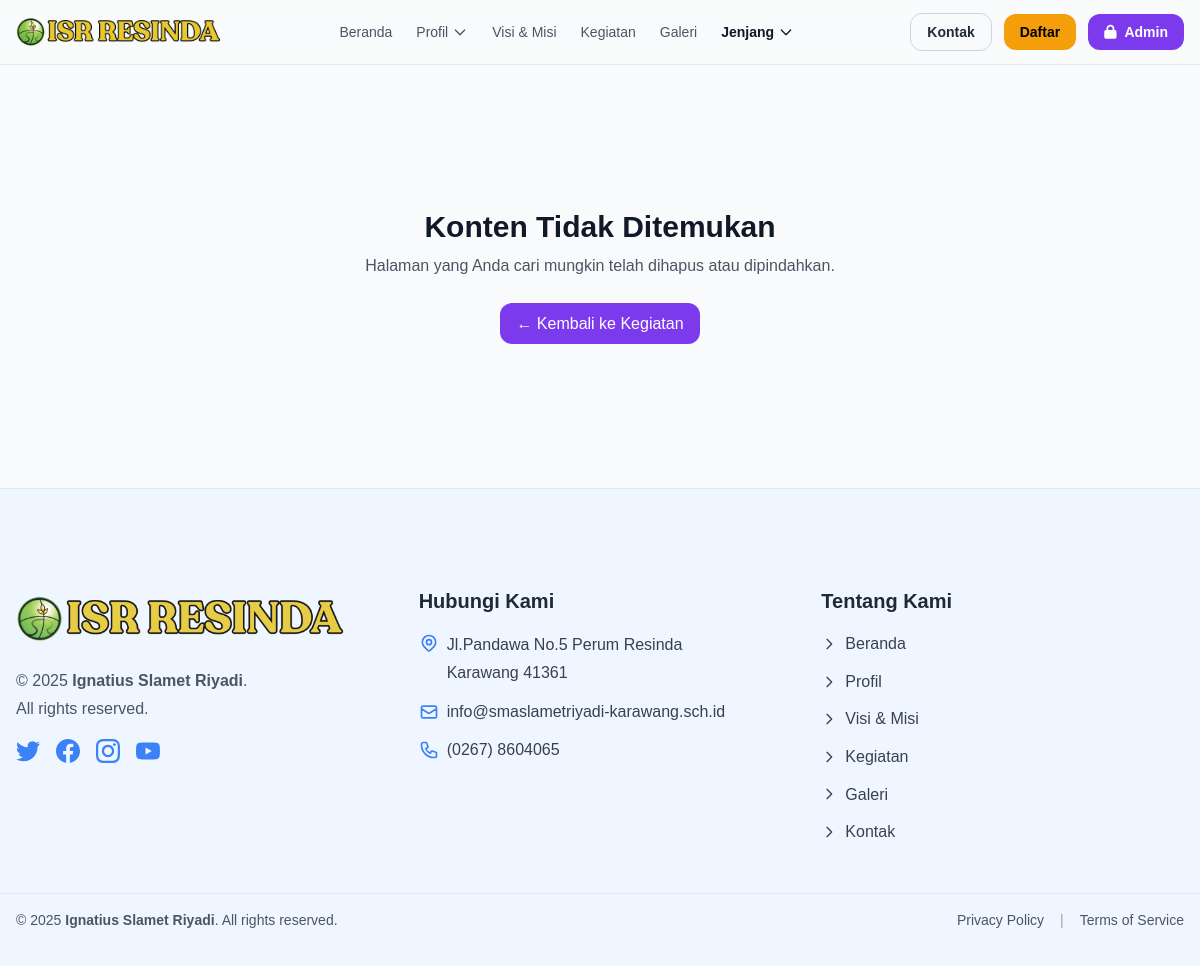
The page /kegiatan-detail.php?slug=post-6923e25f3ba76 on the database as committed earlier.
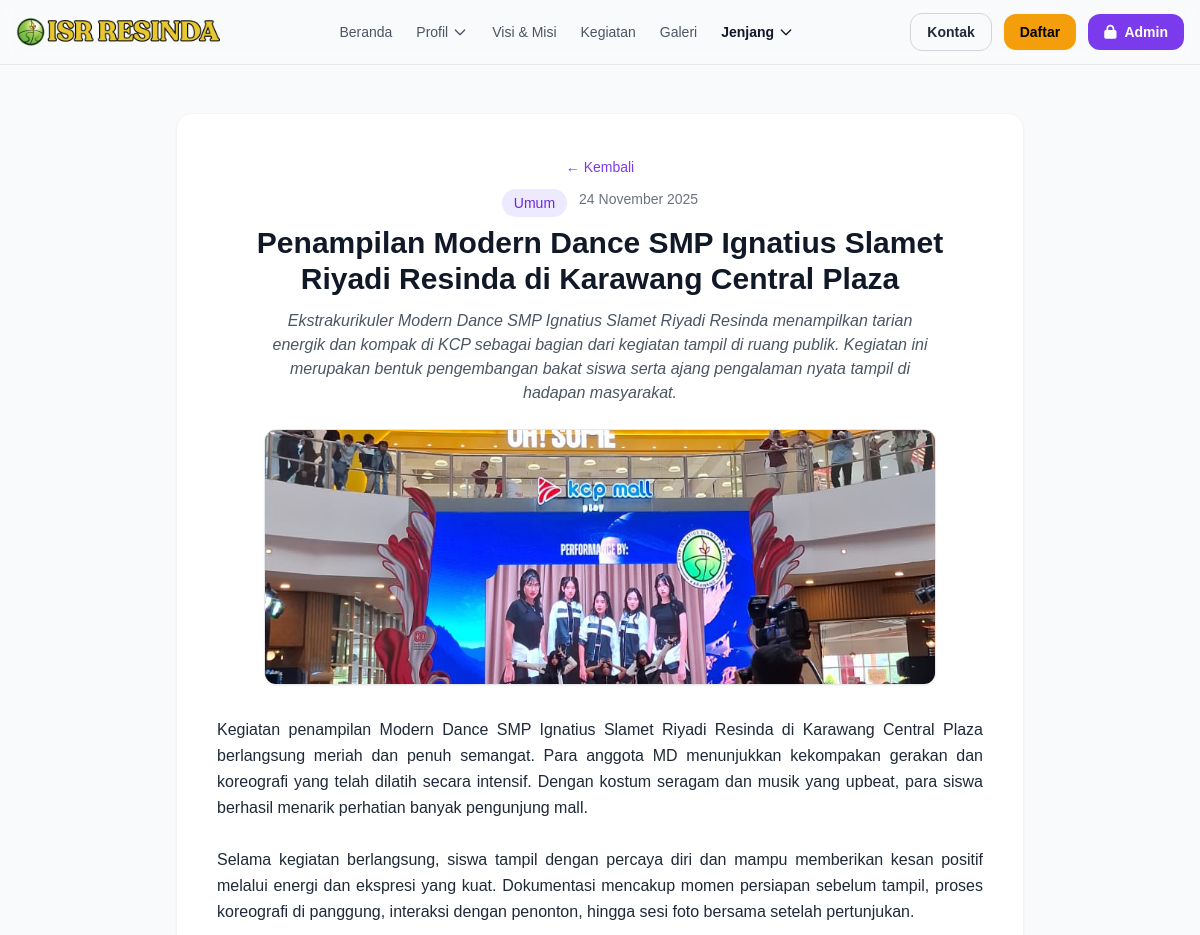
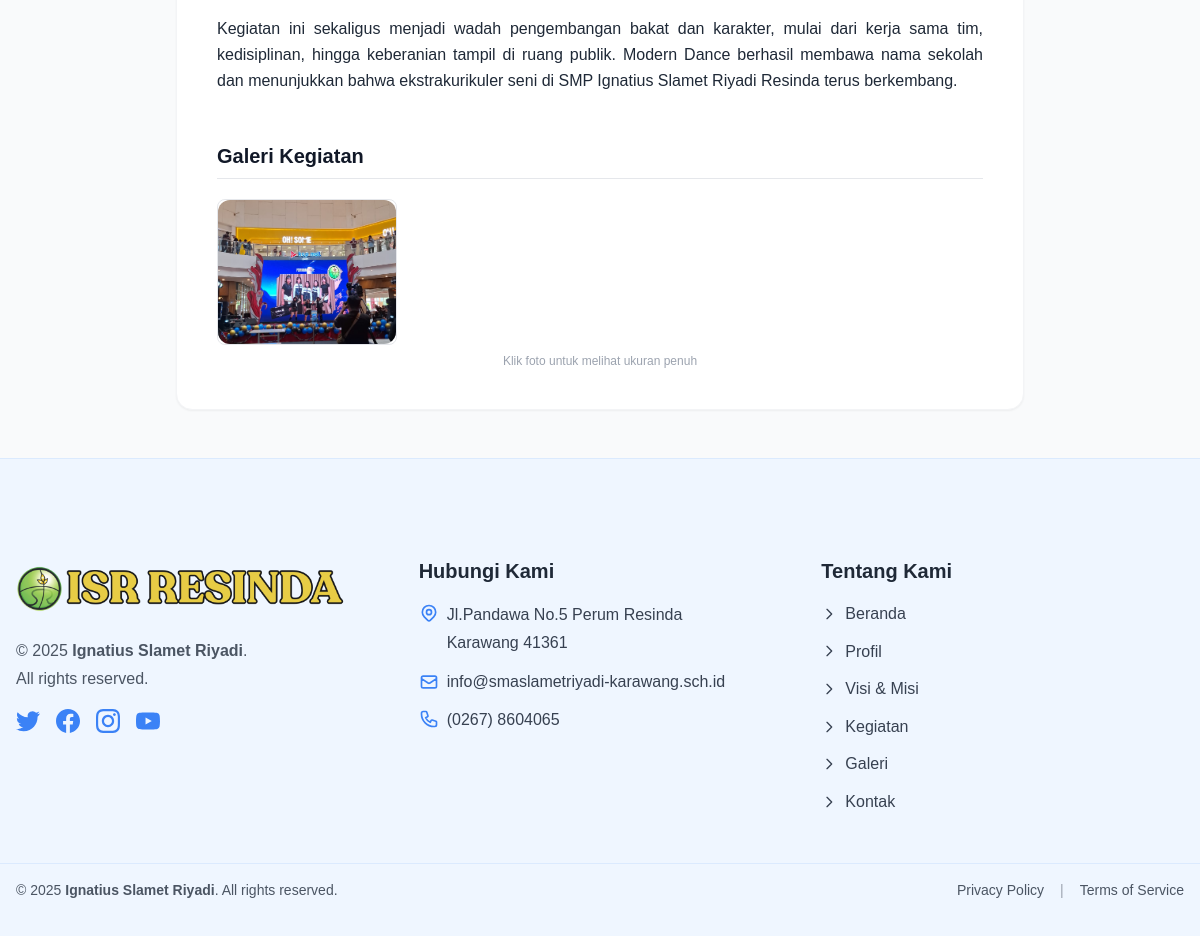
The same page on the database as committed later (2 pictures, top to bottom).
### tables this page shows
CREATE TABLE `kegiatan` (
  `id` int(11) NOT NULL,
  `title` varchar(255) NOT NULL,
  `slug` varchar(255) NOT NULL,
  `excerpt` text DEFAULT NULL,
  `content` longtext DEFAULT NULL,
  `image_path` varchar(255) DEFAULT NULL,
  `category` varchar(50) NOT NULL DEFAULT 'umum',
  `status` enum('active','inactive') NOT NULL DEFAULT 'active',
  `author_id` int(11) DEFAULT NULL,
  `created_at` timestamp NOT NULL DEFAULT current_timestamp(),
  `updated_at` timestamp NULL DEFAULT NULL ON UPDATE current_timestamp()
);

CREATE TABLE `kegiatan_foto` (
  `id` int(11) NOT NULL,
  `kegiatan_id` int(11) NOT NULL,
  `image_path` varchar(255) NOT NULL,
  `created_at` timestamp NOT NULL DEFAULT current_timestamp()
);

### config/database.php (called while the page is built, shortened)
<?php
class Database {
    private $host;
    private $port;
    private $db_name;
    private $username;
    private $password;
    public function __construct() {
        $this->host = getenv("MYSQLHOST") ?: "localhost";
        $this->port = getenv("MYSQLPORT") ?: "3306";
        $this->db_name = getenv("MYSQLDATABASE") ?: "isr_school";
        $this->username = getenv("MYSQLUSER") ?: "root";
        $this->password = getenv("MYSQLPASSWORD") ?: "";
    }
    public function getConnection() {
        $this->conn = null;
        try {
            $dsn = "mysql:host={$this->host};port={$this->port};dbname={$this->db_name};charset=utf8mb4";
            $this->conn = new PDO($dsn, $this->username, $this->password, [
                PDO::ATTR_ERRMODE => PDO::ERRMODE_EXCEPTION,
                PDO::ATTR_DEFAULT_FETCH_MODE => PDO::FETCH_ASSOC
            ]);
        } catch(PDOException $exception) {
            echo "Connection error: " . $exception->getMessage();
        }
        return $this->conn;
    }
}
?>

### models/Kegiatan.php (called while the page is built, shortened)
<?php
require_once __DIR__ . '/../config/database.php';
class Kegiatan {
  private $db;
  public function __construct() { $this->db = (new Database())->getConnection(); }
  public function findBySlug($slug) {
    $stmt = $this->db->prepare("SELECT * FROM kegiatan WHERE slug = :slug LIMIT 1");
    $stmt->bindValue(':slug', $slug);
    $stmt->execute();
    return $stmt->fetch(PDO::FETCH_ASSOC);
  }
}

### includes/config.php (called while the page is built, shortened)
<?php
function url($path = '') {
  $path = ltrim((string)$path, '/');
  return BASE_URL . $path;
}

### kegiatan-detail.php (the view)
<?php
require_once __DIR__ . '/includes/config.php';
require_once __DIR__ . '/models/Kegiatan.php';
require_once __DIR__ . '/config/database.php';
function h($s){ return htmlspecialchars((string)$s, ENT_QUOTES, 'UTF-8'); }
$slug = trim($_GET['slug'] ?? '');
$kg   = new Kegiatan();
$post = $slug ? $kg->findBySlug($slug) : null;
function kegiatan_photos($kegiatan_id){
  $db = (new Database())->getConnection();
  $s  = $db->prepare("SELECT id, image_path FROM kegiatan_foto WHERE kegiatan_id = :id ORDER BY id DESC");
  $s->execute([':id'=>$kegiatan_id]);
  return $s->fetchAll(PDO::FETCH_ASSOC);
}
$catLabels = [
  'umum'       => 'Umum',
  'berita'     => 'Berita',
  'artikel'    => 'Artikel',
  'pengumuman' => 'Pengumuman',
];
?>
<?php include __DIR__ . '/includes/header.php'; ?>
<div class="max-w-4xl mx-auto px-6 py-12">
  <?php if (!$post): ?>
    <div class="text-center py-24">
      <h1 class="text-3xl font-bold text-gray-900 mb-2">Konten Tidak Ditemukan</h1>
      <p class="text-gray-600 mb-6">Halaman yang Anda cari mungkin telah dihapus atau dipindahkan.</p>
      <a href="<?= url('kegiatan.php') ?>" class="inline-flex items-center px-4 py-2 rounded-xl bg-purple-600 text-white hover:bg-purple-700">← Kembali ke Kegiatan</a>
    </div>
  <?php else: ?>
    <?php
      $title   = $post['title'] ?? '-';
      $excerpt = $post['excerpt'] ?? '';
      $content = $post['content'] ?? '';
      $thumb   = $post['image_path'] ?? '';
      $catKey  = strtolower($post['category'] ?? '');
      $catName = $catLabels[$catKey] ?? 'Umum';
      $dateStr = !empty($post['created_at']) ? date('d F Y', strtotime($post['created_at'])) : '';
      $photos  = kegiatan_photos((int)$post['id']);
    ?>
    <article class="bg-white rounded-2xl shadow-sm border border-gray-100 p-6 sm:p-10">
      <div class="text-center mb-6">
        <a href="<?= url('kegiatan.php') ?>" class="text-sm text-purple-600 hover:text-purple-800 inline-flex items-center mb-3">← Kembali</a>
        <div class="flex justify-center gap-3 flex-wrap text-sm text-gray-500 mb-2">
          <span class="inline-block px-3 py-1 bg-purple-100 text-purple-700 rounded-full font-medium"><?= h($catName) ?></span>
          <?php if ($dateStr): ?><span><?= h($dateStr) ?></span><?php endif; ?>
        </div>
        <h1 class="text-2xl sm:text-3xl font-bold text-gray-900 leading-snug"><?= h($title) ?></h1>
        <?php if ($excerpt): ?>
          <p class="text-gray-600 mt-3 max-w-2xl mx-auto text-base italic"><?= h($excerpt) ?></p>
        <?php endif; ?>
      </div>
      <?php if ($thumb): ?>
        <div class="mb-8">
          <div class="max-w-2xl mx-auto">
            <img src="<?= h($thumb) ?>" alt="<?= h($title) ?>"
                 class="w-full h-56 sm:h-64 object-cover rounded-xl border border-gray-200 shadow-sm">
          </div>
        </div>
      <?php endif; ?>
      <div class="prose prose-lg mx-auto text-justify text-gray-800 leading-relaxed">
        <?= nl2br(h($content)) ?>
      </div>
      <?php if ($photos): ?>
        <div class="mt-12">
          <h2 class="text-xl font-semibold text-gray-900 mb-5 border-b border-gray-200 pb-2">Galeri Kegiatan</h2>
          <div class="grid grid-cols-2 sm:grid-cols-3 md:grid-cols-4 gap-4">
            <?php foreach ($photos as $ph): ?>
              <a href="<?= h($ph['image_path']) ?>" target="_blank" rel="noopener"
                 class="group block rounded-lg overflow-hidden border border-gray-200 hover:shadow transition">
                <img src="<?= h($ph['image_path']) ?>" alt="" class="h-36 w-full object-cover group-hover:scale-[1.03] transform transition">
              </a>
            <?php endforeach; ?>
          </div>
          <p class="text-xs text-gray-400 mt-2 text-center">Klik foto untuk melihat ukuran penuh</p>
        </div>
      <?php endif; ?>
    </article>
  <?php endif; ?>
</div>
<?php include __DIR__ . '/includes/footer.php'; ?>

Rows that differ between the two databases and show on the page:
added kegiatan: category "Umum", created_at "24 November 2025", title "Penampilan Modern Dance SMP Ignatius Slamet Riyadi Resinda di Karawang Central Plaza", excerpt "Ekstrakurikuler Modern Dance SMP Ignatius Slamet Riyadi Resinda menampilkan tarian energik dan kompak di KCP sebagai bagian dari kegiatan tampil di ruang publik. Kegiatan ini merupakan bentuk pengembangan bakat siswa serta ajang pengalaman nyata tampil di hadapan masyarakat.", image_path (picture), content "Kegiatan penampilan Modern Dance SMP Ignatius Slamet Riyadi Resinda di Karawang Central Plaza berlangsung meriah dan penuh semangat. Para anggota MD menunjukkan kekompakan gerakan dan koreografi yang telah dilatih secara intensif. Dengan kostum seragam dan musik yang upbeat, para siswa berhasil menarik perhatian banyak pengunjung mall. Selama kegiatan berlangsung, siswa tampil dengan percaya diri dan mampu memberikan kesan positif melalui energi dan ekspresi yang kuat. Dokumentasi mencakup momen persiapan sebelum tampil, proses koreografi di panggung, interaksi dengan penonton, hingga sesi foto bersama setelah pertunjukan. Kegiatan ini sekaligus menjadi wadah pengembangan bakat dan…"
added kegiatan_foto: image_path (picture)
Other text that changed with them:
text no longer shown: "Konten Tidak Ditemukan Halaman yang Anda cari mungkin telah dihapus atau dipindahkan. ← Kembali ke Kegiatan"
text now shown: "← Kembali Galeri Kegiatan Klik foto untuk melihat ukuran penuh"
